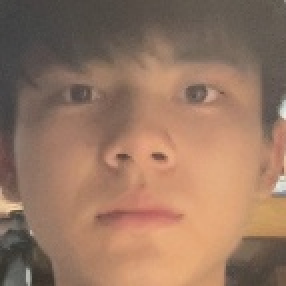
#> input picture faces/face_1.jpg, 143 x 143 px, given in place of the camera (shown 2 times larger)
$ python shotImage.py
#> lines starting #> are read from the running program, lines starting #| are printed output that depends on the picture
XML_PATH = "/Users/maoyingzhe/opt/anaconda3/lib/python3.9/site-packages/cv2/data/haarcascade_frontalface_default.xml"

import cv2 as cv
import os
import numpy as np

video = cv.VideoCapture(1)
face_cascade = cv.CascadeClassifier(XML_PATH)

ret, frame = video.read()
#> frame is the input picture: shape (143, 143, 3); mean B, G, R 98, 118.3, 151.1
hw_ratio = frame.shape[0] / frame.shape[1]
#> hw_ratio = 1
height = 300
width = int(height / hw_ratio)
#> width = 300
size_frame =  width * height
#> size_frame = 90000
min_interest_size = size_frame / 8
#> min_interest_size = 11250

while True:
    ret, frame = video.read()
    if not ret:
        RuntimeError("Can't receive frame (stream end?). Exiting ...")
        break

    frame = cv.resize(frame, (width, height))
#> frame: shape (300, 300, 3)
    gray = cv.cvtColor(frame, cv.COLOR_BGR2GRAY)
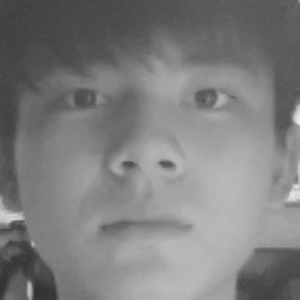
#> gray: shape (300, 300); min 48, max 234, mean 125.7
    faces = face_cascade.detectMultiScale(gray, 1.1, 3)
#> faces = [[14, 20, 267, 267]]
    grab_face_flag = False
    for (x,y,w,h) in faces:
        if w*h > min_interest_size:
            grab_face_flag = True
            face_area = frame[y:y+h, x:x+w]
            cv.rectangle(frame, (x, y), (x+w, y+h), (0, 0, 255), 2)
            break
        else:
            continue
#> this loop made 1 pass
#> pass 1, `face_area = frame[y:y+h, x:x+w]`:
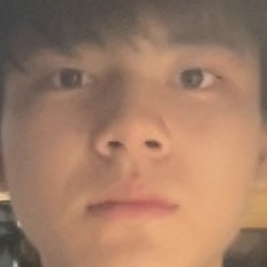
#> face_area: shape (267, 267, 3); mean B, G, R 101.3, 123.4, 160.2
#> after the loop:
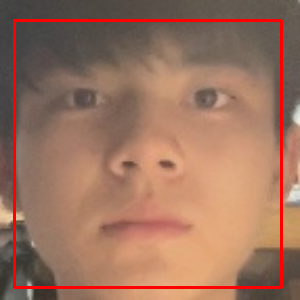
#> frame: shape (300, 300, 3); mean B, G, R 94.9, 114.6, 155.8


    if grab_face_flag and cv.waitKey(1) == ord('1'):
        # get directory file list
#> (key Esc is pressed here)
        file_list = os.listdir("./faces")
        # name the file with format "face_{n}.jpg"
        file_list = [file for file in file_list if file.startswith("face_")]
        file_list = sorted(file_list, key=lambda x: int(x.split("_")[1].split(".")[0]))
        # get the last file name
        if len(file_list) == 0:
            last_file_name = "face_0.jpg"
        else:
            last_file_name = file_list[-1]
        # get the last file number
        last_file_num = int(last_file_name.split("_")[1].split(".")[0])
        # save the face
        cv.imwrite(f"./faces/face_{last_file_num+1}.jpg", face_area)
        print(f"face_{last_file_num+1}.jpg saved")

    cv.imshow("frame", frame)
    if cv.waitKey(1) == ord(" "):
#> (key Esc is pressed here)
        break

# cv.imshow("face", face_area)
# cv.waitKey(0)

video.release()

$ run again, on faces/face_10.jpg
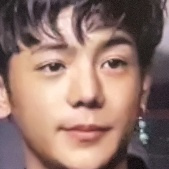
#> input picture faces/face_10.jpg, 169 x 169 px, given in place of the camera
#> frame is the input picture: shape (169, 169, 3); mean B, G, R 109.7, 118.2, 147.6
#> `gray = cv.cvtColor(frame, cv.COLOR_BGR2GRAY)`:
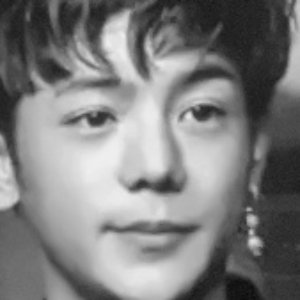
#> gray: shape (300, 300); min 10, max 239, mean 125.9
#> faces = [[19, 24, 259, 259]]
#> the loop `for (x,y,w,h) in faces:` made 1 pass
#> after the loop `for (x,y,w,h) in faces:`:
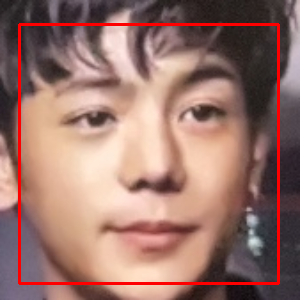
#> frame: shape (300, 300, 3); mean B, G, R 106.8, 115.3, 152.8

$ run again, on faces/face_11.jpg
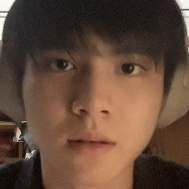
#> input picture faces/face_11.jpg, 189 x 189 px, given in place of the camera
#> frame is the input picture: shape (189, 189, 3); mean B, G, R 56.6, 72.2, 97.6
#> `gray = cv.cvtColor(frame, cv.COLOR_BGR2GRAY)`:
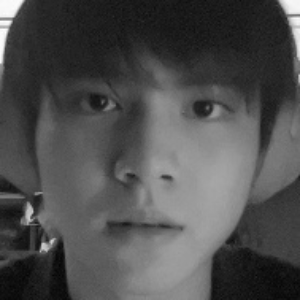
#> gray: shape (300, 300); min 4, max 253, mean 77.9
#> faces = [[24, 23, 259, 259]]
#> the loop `for (x,y,w,h) in faces:` made 1 pass
#> after the loop `for (x,y,w,h) in faces:`:
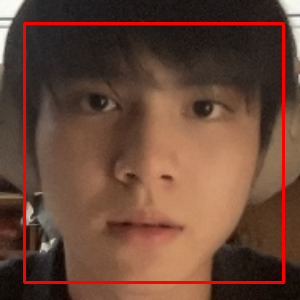
#> frame: shape (300, 300, 3); mean B, G, R 55, 70.2, 103.9

$ run again, on faces/face_12.jpg
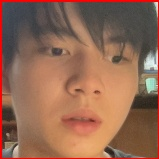
#> input picture faces/face_12.jpg, 159 x 159 px, given in place of the camera
#> frame is the input picture: shape (159, 159, 3); mean B, G, R 82.8, 103.8, 146.4
#> `gray = cv.cvtColor(frame, cv.COLOR_BGR2GRAY)`:
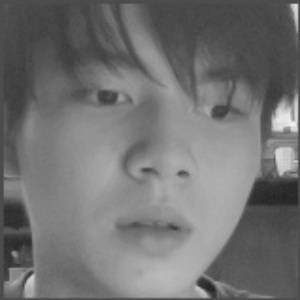
#> gray: shape (300, 300); min 34, max 243, mean 114
#> faces = [[22, 29, 257, 257]]
#> the loop `for (x,y,w,h) in faces:` made 1 pass
#> after the loop `for (x,y,w,h) in faces:`:
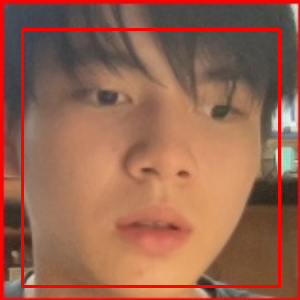
#> frame: shape (300, 300, 3); mean B, G, R 79.9, 100.4, 151.1
